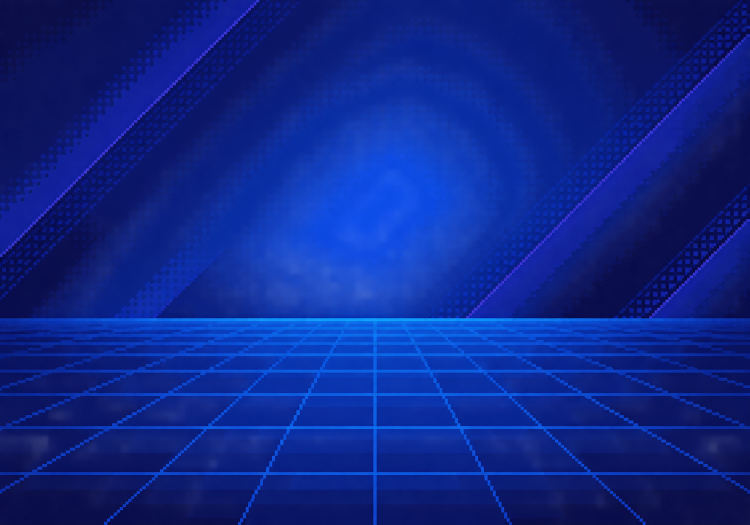
#> input picture SGDK_projects/HAMOOPIG [VER.001] [SGDK 211] [GEN] [ENGINE] [FIGHTING]/data/source_art/title/title_backdrop_generated_v01.png, 1499 x 1049 px (shown at 1/2 size)
$ python prepare_title_assets.py
#> lines starting #> are read from the running program, lines starting #| are printed output that depends on the picture
#!/usr/bin/env python3
"""Prepare the title backdrop and a transparent logo overlay.

The generated backdrop is kept as source art and reduced to Mega Drive 9-bit
colours plus a bounded tile set.  The legal/logo artwork is not redrawn: its
border-connected black field is made transparent so it can sit over the
backdrop while preserving internal black outlines.
"""
from __future__ import annotations

from collections import deque
import hashlib
import json
from pathlib import Path

import numpy as np
from PIL import Image

ROOT = Path(__file__).resolve().parents[3]
HERE = Path(__file__).resolve().parent
SOURCE = HERE / "title_backdrop_generated_v01.png"
LOGO_SOURCE = ROOT / "res/gfx/room_0_bgb.png"
BACKDROP = ROOT / "res/gfx/title_backdrop.png"
LOGO = ROOT / "res/gfx/title_logo_overlay.png"
SCENE = ROOT / "res/gfx/title_scene.png"
REPORT = HERE / "title_assets_report.json"
OUT_W, OUT_H = 320, 224
COLOURS = 14
TILE_BUDGET = 384
SNAP = 34


def sha256(path: Path) -> str:
    return hashlib.sha256(path.read_bytes()).hexdigest()


def snap9(rgb: tuple[int, int, int]) -> tuple[int, int, int]:
    return tuple(max(0, min(238, int(round(int(v) / SNAP) * SNAP))) for v in rgb)


def reduce_backdrop() -> tuple[int, int, list[tuple[int, int, int]]]:
    # Build the backdrop directly on the 40x28 name-table grid and expand
    # each cell to one 8x8 tile.  This gives a clean, saturated blue field
    # with a handful of reusable tiles, leaving VRAM for the logo and menu.
    src = Image.open(SOURCE).convert("RGB").resize((OUT_W // 8, OUT_H // 8), Image.Resampling.LANCZOS)
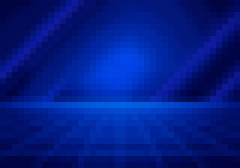
#> src: PIL image 40x28 RGB (shown 6 times larger); mean R, G, B 2.1, 27.7, 132.6
    src = src.resize((OUT_W, OUT_H), Image.Resampling.NEAREST)
#> src: PIL image 320x224 RGB
    quant = src.quantize(colors=COLOURS, method=Image.Quantize.MEDIANCUT, dither=Image.Dither.NONE)
    raw = quant.getpalette()
#> raw = 42 values, max 214 at index 2, min 1 at index 3, mean 53.71
    palette: list[tuple[int, int, int]] = []
    for i in range(COLOURS):
        colour = snap9((raw[i * 3], raw[i * 3 + 1], raw[i * 3 + 2]))
        if colour == (0, 0, 0):
            colour = (0, 0, 34)
        if colour not in palette:
            palette.append(colour)
#> this loop made 14 passes
#> after the loop, palette = [(0, 68, 204), (0, 34, 170), (0, 34, 136), (0, 34, 102), (0, 0, 102), (0, 0, 68)]
    while len(palette) < COLOURS:
        palette.append((0, 0, 34 + min(204, len(palette) * 17)))
#> this loop made 8 passes
#> after the loop, palette = [(0, 68, 204), (0, 34, 170), (0, 34, 136), (0, 34, 102), (0, 0, 102), (0, 0, 68), (0, 0, 136), (0, 0, 153), (0, 0, 170), (0, 0, 187), (0, 0, 204), (0, 0, 221), (0, 0, 238), (0, 0, 238)]
    # Use 32-bit arithmetic: 8-bit channel deltas squared can exceed the
    # signed 16-bit range and otherwise invert nearest-colour decisions.
    rgb = np.asarray(src, dtype=np.int32)
    colours = np.asarray(palette, dtype=np.int32)
#> colours = 14 rows, first 8: [0, 68, 204], [0, 34, 170], [0, 34, 136], [0, 34, 102], [0, 0, 102], [0, 0, 68], [0, 0, 136], [0, 0, 153]
    distances = ((rgb[:, :, None, :] - colours[None, None, :, :]) ** 2).sum(axis=3)
    indexed = distances.argmin(axis=2).astype(np.uint8)
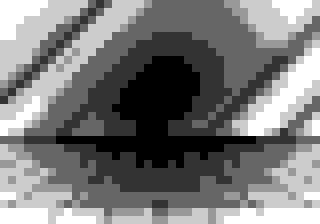
#> indexed: shape (224, 320); min 0, max 5, mean 2.39; drawn with min black and max white
    tiles = indexed.reshape(OUT_H // 8, 8, OUT_W // 8, 8).transpose(0, 2, 1, 3).reshape(-1, 64)
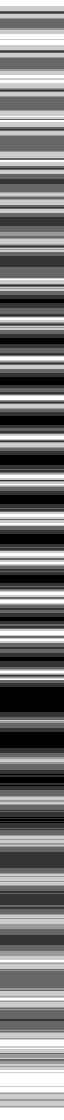
#> tiles: shape (1120, 64); min 0, max 5, mean 2.39; drawn with min black and max white
    unique, inverse, counts = np.unique(tiles, axis=0, return_inverse=True, return_counts=True)
#> inverse = 1120 values, max 5 at index 0, min 0 at index 299, mean 2.39; counts = [125, 227, 322, 92, 242, 112]
    before = len(unique)
#> before = 6
    if before > TILE_BUDGET:
        vectors = unique.astype(np.float32)
        nearest = np.full(before, np.inf, dtype=np.float32)
        assignment = np.zeros(before, dtype=np.int32)
        selected: list[int] = []
        idx = int(counts.argmax())
        for _ in range(TILE_BUDGET):
            selected.append(idx)
            dist = np.sum((vectors - vectors[idx]) ** 2, axis=1)
            mask = dist < nearest
            nearest[mask] = dist[mask]
            assignment[mask] = idx
            score = nearest * np.sqrt(counts)
            score[selected] = -1
            idx = int(np.argmax(score))
        indexed = unique[assignment[inverse]].reshape(OUT_H // 8, OUT_W // 8, 8, 8).transpose(0, 2, 1, 3)
    resident_pixels = indexed.reshape(OUT_H, OUT_W)
    resident = Image.fromarray(resident_pixels, mode="P")
#> resident: PIL image 320x224 P; every value is 0
    resident.putpalette([v for colour in palette for v in colour] + [0] * (3 * (256 - len(palette))))
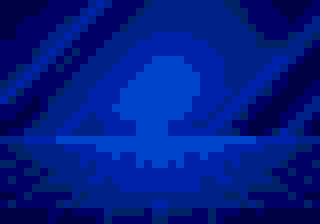
#> resident: PIL image 320x224 P; mean R, G, B 0, 27, 133.5
    BACKDROP.parent.mkdir(parents=True, exist_ok=True)
    resident.save(BACKDROP, format="PNG")
    measured_tiles = resident_pixels.reshape(OUT_H // 8, 8, OUT_W // 8, 8).transpose(0, 2, 1, 3).reshape(-1, 64)
    return before, len(np.unique(measured_tiles, axis=0)), palette


def transparent_logo() -> tuple[int, int]:
    src = Image.open(LOGO_SOURCE).convert("P")
    palette = src.getpalette()
    pixels = src.load()
    background = (0, 0, 0)
    seen: set[tuple[int, int]] = set()
    queue: deque[tuple[int, int]] = deque()
    for x in range(src.width):
        queue.extend(((x, 0), (x, src.height - 1)))
    for y in range(src.height):
        queue.extend(((0, y), (src.width - 1, y)))
    while queue:
        x, y = queue.popleft()
        if (x, y) in seen or not (0 <= x < src.width and 0 <= y < src.height):
            continue
        seen.add((x, y))
        index = int(pixels[x, y])
        r, g, b = palette[index * 3:index * 3 + 3]
        if (r, g, b) != background:
            continue
        # Reserve palette index 15 for transparency.  Keeping index 0 as
        # opaque black preserves the logo's enclosed outlines after the
        # border-connected background is removed.
        pixels[x, y] = 15
        queue.extend(((x - 1, y), (x + 1, y), (x, y - 1), (x, y + 1)))
    # The legal block belongs exclusively to OPENING.  Remove its measured
    # left-side rectangle from the title overlay so a page redraw can restore
    # the artwork without resurrecting credits behind the menu.  The pig/logo
    # begins at x=190 and is outside this crop.
    for y in range(112, src.height):
        for x in range(0, 190):
            pixels[x, y] = 15
    # Keep the wordmark at native scale while giving the pig its own anchored
    # crop. The previous full-sheet half-scale copy made the title read as a
    # small prototype card and mixed the legal/credit region into the logo.
    # Both crops originate from the authored room_0_bgb source.
    canvas = Image.new("P", (OUT_W, OUT_H), 15)
    canvas.putpalette(palette)
    wordmark = src.crop((0, 0, 190, 104))
    wordmark_mask = Image.fromarray(
        (np.asarray(wordmark, dtype=np.uint8) != 15).astype(np.uint8) * 255,
        mode="L",
    )
    canvas.paste(wordmark, (8, 12), wordmark_mask)
    pig = src.crop((190, 0, src.width, src.height)).resize((108, 96), Image.Resampling.NEAREST)
    pig_mask = Image.fromarray(
        (np.asarray(pig, dtype=np.uint8) != 15).astype(np.uint8) * 255,
        mode="L",
    )
    canvas.paste(pig, (208, 10), pig_mask)
    # The source wordmark carries one detached white source pixel below its
    # last credit line. It is outside the authored lettering envelope and would
    # read as a stray UI glyph after the native-scale composition.
    for y in range(96, 116):
        for x in range(180, 208):
            canvas.putpixel((x, y), 15)
    src = canvas
    LOGO.parent.mkdir(parents=True, exist_ok=True)
    src.putpalette(palette)
    src.save(LOGO, format="PNG", optimize=False)
    return len(seen), sum(1 for pixel in src.getdata() if pixel == 15)


# [60 lines left out: function build_composite_scene, not called in this run]


def main() -> None:
    before, after, palette = reduce_backdrop()
#> before = 6; after = 6
    flood_seen, transparent = transparent_logo()
    scene_before, scene_after = build_composite_scene()
    report = {
        "schema_version": "1.0.0",
        "asset_kind": "title_backdrop_and_logo_overlay",
        "source": str(SOURCE.relative_to(ROOT)),
        "source_sha256": sha256(SOURCE),
        "logo_source": str(LOGO_SOURCE.relative_to(ROOT)),
        "logo_source_sha256": sha256(LOGO_SOURCE),
        "backdrop": str(BACKDROP.relative_to(ROOT)),
        "backdrop_sha256": sha256(BACKDROP),
        "logo_overlay": str(LOGO.relative_to(ROOT)),
        "logo_overlay_sha256": sha256(LOGO),
        "scene": str(SCENE.relative_to(ROOT)),
        "scene_sha256": sha256(SCENE),
        "dimensions": [OUT_W, OUT_H],
        "palette_snap": "Mega Drive 9-bit, step 34; pure black avoided in backdrop",
        "palette_rgb": palette,
        "unique_tiles_before_reuse": before,
        "unique_tiles_after_reuse": after,
        "tile_budget": TILE_BUDGET,
        "scene_unique_tiles_before_reuse": scene_before,
        "scene_unique_tiles_after_reuse": scene_after,
        "logo_background_flood_pixels": flood_seen,
        "logo_transparent_pixels": transparent,
        "provenance": "title_backdrop_generated_with_imagegen_prompt; logo_overlay_derived_from_existing_room_0_bgb_by_border_flood_only; native_scale_wordmark_and_anchored_pig_crop; fixed_palette_int32_mapping",
        "claim_ceiling": "prototype_title_candidate",
        "visual_review_required": True,
        "emulator_validated": False,
    }
    REPORT.write_text(json.dumps(report, indent=2, ensure_ascii=False) + "\n", encoding="utf-8")
    print(json.dumps(report, indent=2, ensure_ascii=False))


if __name__ == "__main__":
#> (the run stopped early here; a loop or call above may not have finished)
